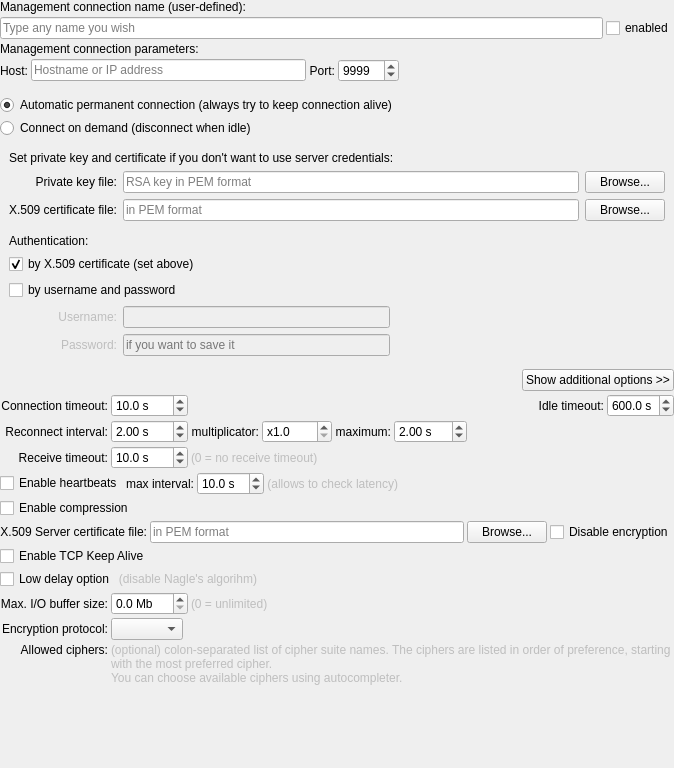
<?xml version="1.0" encoding="UTF-8"?>
<ui version="4.0">
 <class>WidgetMgrClient</class>
 <widget class="QWidget" name="WidgetMgrClient">
  <property name="geometry">
   <rect>
    <x>0</x>
    <y>0</y>
    <width>674</width>
    <height>768</height>
   </rect>
  </property>
  <property name="windowTitle">
   <string>Form</string>
  </property>
  <layout class="QVBoxLayout" name="vLayout" stretch="0,0,0,0,0,0,0,0,0,0,0,0,10,0">
   <property name="spacing">
    <number>3</number>
   </property>
   <property name="leftMargin">
    <number>0</number>
   </property>
   <property name="topMargin">
    <number>0</number>
   </property>
   <property name="rightMargin">
    <number>0</number>
   </property>
   <property name="bottomMargin">
    <number>0</number>
   </property>
   <item>
    <widget class="QLabel" name="lblName">
     <property name="text">
      <string>Management connection name (user-defined):</string>
     </property>
    </widget>
   </item>
   <item>
    <layout class="QHBoxLayout" name="horizontalLayout_7">
     <property name="leftMargin">
      <number>0</number>
     </property>
     <property name="topMargin">
      <number>0</number>
     </property>
     <property name="rightMargin">
      <number>0</number>
     </property>
     <property name="bottomMargin">
      <number>0</number>
     </property>
     <item>
      <widget class="QLineEdit" name="edtName">
       <property name="text">
        <string/>
       </property>
       <property name="placeholderText">
        <string>Type any name you wish</string>
       </property>
      </widget>
     </item>
     <item>
      <widget class="QCheckBox" name="chkEnabled">
       <property name="text">
        <string>enabled</string>
       </property>
      </widget>
     </item>
    </layout>
   </item>
   <item>
    <widget class="QLabel" name="label_4">
     <property name="text">
      <string>Management connection parameters:</string>
     </property>
     <property name="scaledContents">
      <bool>true</bool>
     </property>
    </widget>
   </item>
   <item>
    <layout class="QHBoxLayout" name="horizontalLayout">
     <item>
      <widget class="QLabel" name="label">
       <property name="sizePolicy">
        <sizepolicy hsizetype="Minimum" vsizetype="Preferred">
         <horstretch>0</horstretch>
         <verstretch>0</verstretch>
        </sizepolicy>
       </property>
       <property name="text">
        <string>Host:</string>
       </property>
       <property name="alignment">
        <set>Qt::AlignRight|Qt::AlignTrailing|Qt::AlignVCenter</set>
       </property>
      </widget>
     </item>
     <item>
      <widget class="QLineEdit" name="edtHost">
       <property name="sizePolicy">
        <sizepolicy hsizetype="Expanding" vsizetype="Fixed">
         <horstretch>0</horstretch>
         <verstretch>0</verstretch>
        </sizepolicy>
       </property>
       <property name="minimumSize">
        <size>
         <width>150</width>
         <height>0</height>
        </size>
       </property>
       <property name="maximumSize">
        <size>
         <width>16777215</width>
         <height>16777215</height>
        </size>
       </property>
       <property name="text">
        <string/>
       </property>
       <property name="maxLength">
        <number>255</number>
       </property>
       <property name="placeholderText">
        <string>Hostname or IP address</string>
       </property>
      </widget>
     </item>
     <item>
      <widget class="QLabel" name="label_2">
       <property name="sizePolicy">
        <sizepolicy hsizetype="Minimum" vsizetype="Preferred">
         <horstretch>0</horstretch>
         <verstretch>0</verstretch>
        </sizepolicy>
       </property>
       <property name="text">
        <string>Port:</string>
       </property>
       <property name="alignment">
        <set>Qt::AlignRight|Qt::AlignTrailing|Qt::AlignVCenter</set>
       </property>
      </widget>
     </item>
     <item>
      <widget class="QSpinBox" name="edtPort">
       <property name="sizePolicy">
        <sizepolicy hsizetype="Maximum" vsizetype="Fixed">
         <horstretch>0</horstretch>
         <verstretch>0</verstretch>
        </sizepolicy>
       </property>
       <property name="minimumSize">
        <size>
         <width>60</width>
         <height>0</height>
        </size>
       </property>
       <property name="maximumSize">
        <size>
         <width>16777215</width>
         <height>16777215</height>
        </size>
       </property>
       <property name="minimum">
        <number>2</number>
       </property>
       <property name="maximum">
        <number>65535</number>
       </property>
       <property name="value">
        <number>9999</number>
       </property>
      </widget>
     </item>
     <item>
      <spacer name="horizontalSpacer_3">
       <property name="orientation">
        <enum>Qt::Horizontal</enum>
       </property>
       <property name="sizeHint" stdset="0">
        <size>
         <width>40</width>
         <height>20</height>
        </size>
       </property>
      </spacer>
     </item>
    </layout>
   </item>
   <item>
    <spacer name="vSpacer1">
     <property name="orientation">
      <enum>Qt::Vertical</enum>
     </property>
     <property name="sizeType">
      <enum>QSizePolicy::Fixed</enum>
     </property>
     <property name="sizeHint" stdset="0">
      <size>
       <width>20</width>
       <height>10</height>
      </size>
     </property>
    </spacer>
   </item>
   <item>
    <widget class="QRadioButton" name="chkConnAuto">
     <property name="text">
      <string>Automatic permanent connection (always try to keep connection alive)</string>
     </property>
     <property name="checked">
      <bool>true</bool>
     </property>
    </widget>
   </item>
   <item>
    <widget class="QRadioButton" name="chkConnDemand">
     <property name="text">
      <string>Connect on demand (disconnect when idle)</string>
     </property>
     <property name="autoExclusive">
      <bool>false</bool>
     </property>
    </widget>
   </item>
   <item>
    <spacer name="vSpacer2">
     <property name="orientation">
      <enum>Qt::Vertical</enum>
     </property>
     <property name="sizeType">
      <enum>QSizePolicy::Fixed</enum>
     </property>
     <property name="sizeHint" stdset="0">
      <size>
       <width>20</width>
       <height>10</height>
      </size>
     </property>
    </spacer>
   </item>
   <item>
    <layout class="QHBoxLayout" name="horizontalLayout_2">
     <property name="leftMargin">
      <number>0</number>
     </property>
     <property name="topMargin">
      <number>0</number>
     </property>
     <property name="rightMargin">
      <number>0</number>
     </property>
     <property name="bottomMargin">
      <number>0</number>
     </property>
     <item>
      <widget class="QWidget" name="grpAuthCert" native="true">
       <layout class="QGridLayout" name="gridLayout">
        <property name="topMargin">
         <number>0</number>
        </property>
        <property name="bottomMargin">
         <number>0</number>
        </property>
        <item row="2" column="2">
         <widget class="QPushButton" name="btnBrowseCertFile">
          <property name="text">
           <string>Browse...</string>
          </property>
         </widget>
        </item>
        <item row="2" column="1">
         <widget class="QLineEdit" name="edtCertFile">
          <property name="maxLength">
           <number>1024</number>
          </property>
          <property name="placeholderText">
           <string>in PEM format</string>
          </property>
         </widget>
        </item>
        <item row="2" column="0">
         <widget class="QLabel" name="label_7">
          <property name="text">
           <string>X.509 certificate file:</string>
          </property>
          <property name="alignment">
           <set>Qt::AlignRight|Qt::AlignTrailing|Qt::AlignVCenter</set>
          </property>
         </widget>
        </item>
        <item row="1" column="0">
         <widget class="QLabel" name="label_8">
          <property name="text">
           <string>Private key file:</string>
          </property>
          <property name="alignment">
           <set>Qt::AlignRight|Qt::AlignTrailing|Qt::AlignVCenter</set>
          </property>
         </widget>
        </item>
        <item row="1" column="1">
         <widget class="QLineEdit" name="edtPrivateKeyFile">
          <property name="maxLength">
           <number>1024</number>
          </property>
          <property name="placeholderText">
           <string>RSA key in PEM format</string>
          </property>
         </widget>
        </item>
        <item row="1" column="2">
         <widget class="QPushButton" name="btnBrowsePrivateKeyFile">
          <property name="text">
           <string>Browse...</string>
          </property>
         </widget>
        </item>
        <item row="0" column="0" colspan="3">
         <widget class="QLabel" name="lblSSLcert">
          <property name="text">
           <string>Set private key and certificate if you don't want to use server credentials:</string>
          </property>
         </widget>
        </item>
       </layout>
       <zorder>label_7</zorder>
       <zorder>edtCertFile</zorder>
       <zorder>btnBrowseCertFile</zorder>
       <zorder>label_8</zorder>
       <zorder>edtPrivateKeyFile</zorder>
       <zorder>btnBrowsePrivateKeyFile</zorder>
       <zorder>lblSSLcert</zorder>
      </widget>
     </item>
    </layout>
   </item>
   <item>
    <widget class="QWidget" name="widget" native="true">
     <layout class="QVBoxLayout" name="verticalLayout_3">
      <property name="leftMargin">
       <number>9</number>
      </property>
      <property name="topMargin">
       <number>0</number>
      </property>
      <property name="rightMargin">
       <number>9</number>
      </property>
      <property name="bottomMargin">
       <number>0</number>
      </property>
      <item>
       <spacer name="verticalSpacer_7">
        <property name="orientation">
         <enum>Qt::Vertical</enum>
        </property>
        <property name="sizeType">
         <enum>QSizePolicy::Fixed</enum>
        </property>
        <property name="sizeHint" stdset="0">
         <size>
          <width>20</width>
          <height>10</height>
         </size>
        </property>
       </spacer>
      </item>
      <item>
       <widget class="QLabel" name="label_6">
        <property name="text">
         <string>Authentication:</string>
        </property>
       </widget>
      </item>
      <item>
       <widget class="QCheckBox" name="chkAuthCert">
        <property name="text">
         <string>by X.509 certificate (set above)</string>
        </property>
        <property name="checked">
         <bool>true</bool>
        </property>
       </widget>
      </item>
      <item>
       <widget class="QCheckBox" name="chkAuthPwd">
        <property name="text">
         <string>by username and password</string>
        </property>
       </widget>
      </item>
      <item>
       <layout class="QHBoxLayout" name="horizontalLayout_3">
        <property name="leftMargin">
         <number>0</number>
        </property>
        <property name="topMargin">
         <number>0</number>
        </property>
        <property name="rightMargin">
         <number>0</number>
        </property>
        <property name="bottomMargin">
         <number>0</number>
        </property>
        <item>
         <spacer name="horizontalSpacer_6">
          <property name="orientation">
           <enum>Qt::Horizontal</enum>
          </property>
          <property name="sizeType">
           <enum>QSizePolicy::Fixed</enum>
          </property>
          <property name="sizeHint" stdset="0">
           <size>
            <width>40</width>
            <height>20</height>
           </size>
          </property>
         </spacer>
        </item>
        <item>
         <widget class="QWidget" name="grpAuthPwd" native="true">
          <property name="enabled">
           <bool>false</bool>
          </property>
          <layout class="QGridLayout" name="gridLayout_2">
           <property name="topMargin">
            <number>0</number>
           </property>
           <property name="bottomMargin">
            <number>0</number>
           </property>
           <item row="0" column="1">
            <widget class="QLineEdit" name="edtUsername">
             <property name="minimumSize">
              <size>
               <width>150</width>
               <height>0</height>
              </size>
             </property>
             <property name="maxLength">
              <number>255</number>
             </property>
             <property name="placeholderText">
              <string/>
             </property>
            </widget>
           </item>
           <item row="1" column="0">
            <widget class="QLabel" name="label_10">
             <property name="text">
              <string>Password:</string>
             </property>
             <property name="alignment">
              <set>Qt::AlignRight|Qt::AlignTrailing|Qt::AlignVCenter</set>
             </property>
            </widget>
           </item>
           <item row="1" column="1">
            <widget class="QLineEdit" name="edtPassword">
             <property name="maxLength">
              <number>255</number>
             </property>
             <property name="echoMode">
              <enum>QLineEdit::Password</enum>
             </property>
             <property name="placeholderText">
              <string>if you want to save it</string>
             </property>
            </widget>
           </item>
           <item row="0" column="0">
            <widget class="QLabel" name="label_9">
             <property name="text">
              <string>Username:</string>
             </property>
             <property name="alignment">
              <set>Qt::AlignRight|Qt::AlignTrailing|Qt::AlignVCenter</set>
             </property>
            </widget>
           </item>
           <item row="0" column="2" rowspan="2">
            <spacer name="horizontalSpacer_2">
             <property name="orientation">
              <enum>Qt::Horizontal</enum>
             </property>
             <property name="sizeHint" stdset="0">
              <size>
               <width>40</width>
               <height>20</height>
              </size>
             </property>
            </spacer>
           </item>
          </layout>
          <zorder>edtPassword</zorder>
          <zorder>label_10</zorder>
          <zorder>label_9</zorder>
          <zorder>edtUsername</zorder>
         </widget>
        </item>
       </layout>
      </item>
     </layout>
    </widget>
   </item>
   <item>
    <spacer name="verticalSpacer_4">
     <property name="orientation">
      <enum>Qt::Vertical</enum>
     </property>
     <property name="sizeType">
      <enum>QSizePolicy::Fixed</enum>
     </property>
     <property name="sizeHint" stdset="0">
      <size>
       <width>20</width>
       <height>10</height>
      </size>
     </property>
    </spacer>
   </item>
   <item>
    <layout class="QHBoxLayout" name="hLayoutToggleExtra">
     <property name="leftMargin">
      <number>0</number>
     </property>
     <property name="topMargin">
      <number>0</number>
     </property>
     <property name="rightMargin">
      <number>0</number>
     </property>
     <property name="bottomMargin">
      <number>0</number>
     </property>
     <item>
      <spacer name="hSpacerExtraSettings">
       <property name="orientation">
        <enum>Qt::Horizontal</enum>
       </property>
       <property name="sizeHint" stdset="0">
        <size>
         <width>40</width>
         <height>10</height>
        </size>
       </property>
      </spacer>
     </item>
     <item>
      <widget class="QPushButton" name="btnToggleExtraSettings">
       <property name="text">
        <string>Show additional options &gt;&gt;</string>
       </property>
       <property name="checkable">
        <bool>true</bool>
       </property>
      </widget>
     </item>
    </layout>
   </item>
   <item>
    <widget class="QScrollArea" name="scrollAreaExtraSettings">
     <property name="frameShape">
      <enum>QFrame::NoFrame</enum>
     </property>
     <property name="frameShadow">
      <enum>QFrame::Plain</enum>
     </property>
     <property name="lineWidth">
      <number>0</number>
     </property>
     <property name="widgetResizable">
      <bool>true</bool>
     </property>
     <widget class="QWidget" name="scrollAreaWidgetContents">
      <property name="geometry">
       <rect>
        <x>0</x>
        <y>0</y>
        <width>658</width>
        <height>363</height>
       </rect>
      </property>
      <layout class="QVBoxLayout" name="verticalLayout_6">
       <property name="spacing">
        <number>6</number>
       </property>
       <property name="leftMargin">
        <number>0</number>
       </property>
       <property name="topMargin">
        <number>0</number>
       </property>
       <property name="rightMargin">
        <number>0</number>
       </property>
       <property name="bottomMargin">
        <number>0</number>
       </property>
       <item>
        <layout class="QGridLayout" name="gridLayoutExtra">
         <property name="leftMargin">
          <number>0</number>
         </property>
         <property name="topMargin">
          <number>0</number>
         </property>
         <property name="rightMargin">
          <number>0</number>
         </property>
         <property name="bottomMargin">
          <number>0</number>
         </property>
         <property name="spacing">
          <number>3</number>
         </property>
         <item row="0" column="1">
          <widget class="QDoubleSpinBox" name="edtConnTimeout">
           <property name="suffix">
            <string> s</string>
           </property>
           <property name="decimals">
            <number>1</number>
           </property>
           <property name="minimum">
            <double>0.100000000000000</double>
           </property>
           <property name="maximum">
            <double>999.000000000000000</double>
           </property>
           <property name="value">
            <double>10.000000000000000</double>
           </property>
          </widget>
         </item>
         <item row="5" column="1">
          <widget class="QDoubleSpinBox" name="edtIOBufferSize">
           <property name="suffix">
            <string> Mb</string>
           </property>
           <property name="decimals">
            <number>1</number>
           </property>
           <property name="minimum">
            <double>0.000000000000000</double>
           </property>
           <property name="maximum">
            <double>999.000000000000000</double>
           </property>
           <property name="singleStep">
            <double>1.000000000000000</double>
           </property>
           <property name="value">
            <double>0.000000000000000</double>
           </property>
          </widget>
         </item>
         <item row="4" column="0" colspan="3">
          <layout class="QVBoxLayout" name="verticalLayout_2">
           <property name="spacing">
            <number>3</number>
           </property>
           <property name="leftMargin">
            <number>0</number>
           </property>
           <property name="topMargin">
            <number>0</number>
           </property>
           <property name="rightMargin">
            <number>0</number>
           </property>
           <property name="bottomMargin">
            <number>0</number>
           </property>
           <item>
            <layout class="QHBoxLayout" name="horizontalLayout_5">
             <property name="leftMargin">
              <number>0</number>
             </property>
             <property name="topMargin">
              <number>0</number>
             </property>
             <property name="rightMargin">
              <number>0</number>
             </property>
             <property name="bottomMargin">
              <number>0</number>
             </property>
             <item>
              <widget class="QCheckBox" name="chkHeartbeat">
               <property name="text">
                <string>Enable heartbeats</string>
               </property>
              </widget>
             </item>
             <item>
              <widget class="QLabel" name="lblPingInterval">
               <property name="text">
                <string>max interval:</string>
               </property>
               <property name="alignment">
                <set>Qt::AlignRight|Qt::AlignTrailing|Qt::AlignVCenter</set>
               </property>
              </widget>
             </item>
             <item>
              <widget class="QDoubleSpinBox" name="edtPingInterval">
               <property name="suffix">
                <string> s</string>
               </property>
               <property name="decimals">
                <number>1</number>
               </property>
               <property name="minimum">
                <double>0.100000000000000</double>
               </property>
               <property name="maximum">
                <double>999.000000000000000</double>
               </property>
               <property name="singleStep">
                <double>1.000000000000000</double>
               </property>
               <property name="value">
                <double>10.000000000000000</double>
               </property>
              </widget>
             </item>
             <item>
              <widget class="QLabel" name="lblAlsoCheckLatency">
               <property name="enabled">
                <bool>false</bool>
               </property>
               <property name="text">
                <string>(allows to check latency)</string>
               </property>
               <property name="alignment">
                <set>Qt::AlignRight|Qt::AlignTrailing|Qt::AlignVCenter</set>
               </property>
              </widget>
             </item>
             <item>
              <spacer name="horizontalSpacer_4">
               <property name="orientation">
                <enum>Qt::Horizontal</enum>
               </property>
               <property name="sizeHint" stdset="0">
                <size>
                 <width>40</width>
                 <height>20</height>
                </size>
               </property>
              </spacer>
             </item>
            </layout>
           </item>
           <item>
            <layout class="QHBoxLayout" name="horizontalLayout_11">
             <property name="leftMargin">
              <number>0</number>
             </property>
             <property name="topMargin">
              <number>0</number>
             </property>
             <property name="rightMargin">
              <number>0</number>
             </property>
             <property name="bottomMargin">
              <number>0</number>
             </property>
             <item>
              <widget class="QCheckBox" name="chkCompression">
               <property name="text">
                <string>Enable compression</string>
               </property>
              </widget>
             </item>
             <item>
              <spacer name="horizontalSpacer_12">
               <property name="orientation">
                <enum>Qt::Horizontal</enum>
               </property>
               <property name="sizeHint" stdset="0">
                <size>
                 <width>40</width>
                 <height>20</height>
                </size>
               </property>
              </spacer>
             </item>
            </layout>
           </item>
           <item>
            <layout class="QHBoxLayout" name="horizontalLayout_10">
             <property name="leftMargin">
              <number>0</number>
             </property>
             <property name="topMargin">
              <number>0</number>
             </property>
             <property name="rightMargin">
              <number>0</number>
             </property>
             <property name="bottomMargin">
              <number>0</number>
             </property>
             <item>
              <widget class="QLabel" name="lblServerCertFile">
               <property name="text">
                <string>X.509 Server certificate file:</string>
               </property>
               <property name="alignment">
                <set>Qt::AlignRight|Qt::AlignTrailing|Qt::AlignVCenter</set>
               </property>
              </widget>
             </item>
             <item>
              <widget class="QLineEdit" name="edtServerCertFile">
               <property name="maxLength">
                <number>1024</number>
               </property>
               <property name="placeholderText">
                <string>in PEM format</string>
               </property>
              </widget>
             </item>
             <item>
              <widget class="QPushButton" name="btnBrowseServerCertFile">
               <property name="text">
                <string>Browse...</string>
               </property>
              </widget>
             </item>
             <item>
              <widget class="QCheckBox" name="chkNoEncryption">
               <property name="text">
                <string>Disable encryption</string>
               </property>
              </widget>
             </item>
            </layout>
           </item>
           <item>
            <layout class="QHBoxLayout" name="horizontalLayout_12">
             <property name="leftMargin">
              <number>0</number>
             </property>
             <property name="topMargin">
              <number>0</number>
             </property>
             <property name="rightMargin">
              <number>0</number>
             </property>
             <property name="bottomMargin">
              <number>0</number>
             </property>
             <item>
              <widget class="QCheckBox" name="chkTcpKeepAlive">
               <property name="text">
                <string>Enable TCP Keep Alive</string>
               </property>
              </widget>
             </item>
             <item>
              <spacer name="horizontalSpacer_14">
               <property name="orientation">
                <enum>Qt::Horizontal</enum>
               </property>
               <property name="sizeType">
                <enum>QSizePolicy::Fixed</enum>
               </property>
               <property name="sizeHint" stdset="0">
                <size>
                 <width>20</width>
                 <height>20</height>
                </size>
               </property>
              </spacer>
             </item>
             <item>
              <spacer name="horizontalSpacer_13">
               <property name="orientation">
                <enum>Qt::Horizontal</enum>
               </property>
               <property name="sizeHint" stdset="0">
                <size>
                 <width>40</width>
                 <height>20</height>
                </size>
               </property>
              </spacer>
             </item>
            </layout>
           </item>
           <item>
            <layout class="QHBoxLayout" name="horizontalLayout_13">
             <property name="leftMargin">
              <number>0</number>
             </property>
             <property name="topMargin">
              <number>0</number>
             </property>
             <property name="rightMargin">
              <number>0</number>
             </property>
             <property name="bottomMargin">
              <number>0</number>
             </property>
             <item>
              <widget class="QCheckBox" name="chkTcpLowDelay">
               <property name="text">
                <string>Low delay option</string>
               </property>
              </widget>
             </item>
             <item>
              <widget class="QLabel" name="lblConnTimeout_8">
               <property name="enabled">
                <bool>false</bool>
               </property>
               <property name="text">
                <string>(disable Nagle's algorihm)</string>
               </property>
               <property name="alignment">
                <set>Qt::AlignRight|Qt::AlignTrailing|Qt::AlignVCenter</set>
               </property>
              </widget>
             </item>
             <item>
              <spacer name="horizontalSpacer_16">
               <property name="orientation">
                <enum>Qt::Horizontal</enum>
               </property>
               <property name="sizeHint" stdset="0">
                <size>
                 <width>40</width>
                 <height>20</height>
                </size>
               </property>
              </spacer>
             </item>
            </layout>
           </item>
          </layout>
         </item>
         <item row="5" column="2">
          <widget class="QLabel" name="lblConnTimeout_7">
           <property name="enabled">
            <bool>false</bool>
           </property>
           <property name="text">
            <string>(0 = unlimited)</string>
           </property>
           <property name="alignment">
            <set>Qt::AlignLeading|Qt::AlignLeft|Qt::AlignVCenter</set>
           </property>
          </widget>
         </item>
         <item row="3" column="2">
          <widget class="QLabel" name="lblConnTimeout_4">
           <property name="enabled">
            <bool>false</bool>
           </property>
           <property name="text">
            <string>(0 = no receive timeout)</string>
           </property>
           <property name="alignment">
            <set>Qt::AlignLeading|Qt::AlignLeft|Qt::AlignVCenter</set>
           </property>
          </widget>
         </item>
         <item row="2" column="2">
          <layout class="QHBoxLayout" name="horizontalLayout_9">
           <property name="leftMargin">
            <number>0</number>
           </property>
           <property name="topMargin">
            <number>0</number>
           </property>
           <property name="rightMargin">
            <number>0</number>
           </property>
           <property name="bottomMargin">
            <number>0</number>
           </property>
           <item>
            <widget class="QLabel" name="lblReconnInterval_2">
             <property name="text">
              <string>multiplicator:</string>
             </property>
             <property name="alignment">
              <set>Qt::AlignRight|Qt::AlignTrailing|Qt::AlignVCenter</set>
             </property>
            </widget>
           </item>
           <item>
            <widget class="QDoubleSpinBox" name="edtReconnIntervalMultiplier">
             <property name="prefix">
              <string>x</string>
             </property>
             <property name="suffix">
              <string/>
             </property>
             <property name="decimals">
              <number>1</number>
             </property>
             <property name="minimum">
              <double>1.000000000000000</double>
             </property>
             <property name="maximum">
              <double>1000.000000000000000</double>
             </property>
             <property name="value">
              <double>1.000000000000000</double>
             </property>
            </widget>
           </item>
           <item>
            <widget class="QLabel" name="lblReconnInterval_3">
             <property name="text">
              <string>maximum:</string>
             </property>
             <property name="alignment">
              <set>Qt::AlignRight|Qt::AlignTrailing|Qt::AlignVCenter</set>
             </property>
            </widget>
           </item>
           <item>
            <widget class="QDoubleSpinBox" name="edtReconnIntervalMax">
             <property name="suffix">
              <string> s</string>
             </property>
             <property name="maximum">
              <double>999.990000000000009</double>
             </property>
             <property name="value">
              <double>2.000000000000000</double>
             </property>
            </widget>
           </item>
           <item>
            <spacer name="horizontalSpacer_9">
             <property name="orientation">
              <enum>Qt::Horizontal</enum>
             </property>
             <property name="sizeHint" stdset="0">
              <size>
               <width>40</width>
               <height>20</height>
              </size>
             </property>
            </spacer>
           </item>
          </layout>
         </item>
         <item row="7" column="1" colspan="2">
          <widget class="QWidget" name="widgetCiphers" native="true">
           <layout class="QVBoxLayout" name="vLayoutCiphers">
            <property name="spacing">
             <number>0</number>
            </property>
            <property name="leftMargin">
             <number>0</number>
            </property>
            <property name="topMargin">
             <number>0</number>
            </property>
            <property name="rightMargin">
             <number>0</number>
            </property>
            <property name="bottomMargin">
             <number>0</number>
            </property>
            <item>
             <widget class="QLabel" name="lblConnTimeout_9">
              <property name="enabled">
               <bool>false</bool>
              </property>
              <property name="text">
               <string>(optional) colon-separated list of cipher suite names. The ciphers are listed in order of preference, starting with the most preferred cipher.
You can choose available ciphers using autocompleter.</string>
              </property>
              <property name="alignment">
               <set>Qt::AlignLeading|Qt::AlignLeft|Qt::AlignVCenter</set>
              </property>
              <property name="wordWrap">
               <bool>true</bool>
              </property>
             </widget>
            </item>
           </layout>
          </widget>
         </item>
         <item row="0" column="2">
          <layout class="QHBoxLayout" name="horizontalLayout_4">
           <property name="leftMargin">
            <number>0</number>
           </property>
           <property name="topMargin">
            <number>0</number>
           </property>
           <property name="rightMargin">
            <number>0</number>
           </property>
           <property name="bottomMargin">
            <number>0</number>
           </property>
           <item>
            <spacer name="horizontalSpacer">
             <property name="orientation">
              <enum>Qt::Horizontal</enum>
             </property>
             <property name="sizeHint" stdset="0">
              <size>
               <width>40</width>
               <height>20</height>
              </size>
             </property>
            </spacer>
           </item>
           <item>
            <widget class="QLabel" name="lblIdleTimeout">
             <property name="text">
              <string>Idle timeout:</string>
             </property>
             <property name="alignment">
              <set>Qt::AlignRight|Qt::AlignTrailing|Qt::AlignVCenter</set>
             </property>
            </widget>
           </item>
           <item>
            <widget class="QDoubleSpinBox" name="edtIdleTimeout">
             <property name="suffix">
              <string> s</string>
             </property>
             <property name="decimals">
              <number>1</number>
             </property>
             <property name="minimum">
              <double>1.000000000000000</double>
             </property>
             <property name="maximum">
              <double>999.000000000000000</double>
             </property>
             <property name="value">
              <double>600.000000000000000</double>
             </property>
            </widget>
           </item>
          </layout>
         </item>
         <item row="0" column="0">
          <widget class="QLabel" name="lblConnTimeout">
           <property name="text">
            <string>Connection timeout:</string>
           </property>
           <property name="alignment">
            <set>Qt::AlignRight|Qt::AlignTrailing|Qt::AlignVCenter</set>
           </property>
          </widget>
         </item>
         <item row="5" column="0">
          <widget class="QLabel" name="lblConnTimeout_6">
           <property name="text">
            <string>Max. I/O buffer size:</string>
           </property>
           <property name="alignment">
            <set>Qt::AlignRight|Qt::AlignTrailing|Qt::AlignVCenter</set>
           </property>
          </widget>
         </item>
         <item row="3" column="1">
          <widget class="QDoubleSpinBox" name="edtRcvTimeout">
           <property name="suffix">
            <string> s</string>
           </property>
           <property name="decimals">
            <number>1</number>
           </property>
           <property name="minimum">
            <double>0.000000000000000</double>
           </property>
           <property name="maximum">
            <double>999.000000000000000</double>
           </property>
           <property name="singleStep">
            <double>1.000000000000000</double>
           </property>
           <property name="value">
            <double>10.000000000000000</double>
           </property>
          </widget>
         </item>
         <item row="3" column="0">
          <widget class="QLabel" name="lblConnTimeout_3">
           <property name="text">
            <string>Receive timeout:</string>
           </property>
           <property name="alignment">
            <set>Qt::AlignRight|Qt::AlignTrailing|Qt::AlignVCenter</set>
           </property>
          </widget>
         </item>
         <item row="7" column="0">
          <widget class="QLabel" name="lblAllowedCiphers">
           <property name="text">
            <string>Allowed ciphers:</string>
           </property>
           <property name="alignment">
            <set>Qt::AlignRight|Qt::AlignTop|Qt::AlignTrailing</set>
           </property>
          </widget>
         </item>
         <item row="2" column="0">
          <widget class="QLabel" name="lblReconnInterval">
           <property name="text">
            <string>Reconnect interval:</string>
           </property>
           <property name="alignment">
            <set>Qt::AlignRight|Qt::AlignTrailing|Qt::AlignVCenter</set>
           </property>
          </widget>
         </item>
         <item row="2" column="1">
          <widget class="QDoubleSpinBox" name="edtReconnInterval">
           <property name="suffix">
            <string> s</string>
           </property>
           <property name="maximum">
            <double>999.990000000000009</double>
           </property>
           <property name="value">
            <double>2.000000000000000</double>
           </property>
          </widget>
         </item>
         <item row="6" column="0">
          <widget class="QLabel" name="lblSelectProtocol">
           <property name="text">
            <string>Encryption protocol:</string>
           </property>
           <property name="alignment">
            <set>Qt::AlignRight|Qt::AlignTrailing|Qt::AlignVCenter</set>
           </property>
          </widget>
         </item>
         <item row="6" column="1" colspan="2">
          <layout class="QHBoxLayout" name="horizontalLayout_6">
           <item>
            <widget class="QComboBox" name="selectProtocol"/>
           </item>
           <item>
            <spacer name="horizontalSpacer_7">
             <property name="orientation">
              <enum>Qt::Horizontal</enum>
             </property>
             <property name="sizeHint" stdset="0">
              <size>
               <width>40</width>
               <height>20</height>
              </size>
             </property>
            </spacer>
           </item>
          </layout>
         </item>
        </layout>
       </item>
       <item>
        <spacer name="verticalSpacer_5">
         <property name="orientation">
          <enum>Qt::Vertical</enum>
         </property>
         <property name="sizeHint" stdset="0">
          <size>
           <width>20</width>
           <height>1</height>
          </size>
         </property>
        </spacer>
       </item>
      </layout>
     </widget>
    </widget>
   </item>
   <item>
    <spacer name="verticalSpacer_6">
     <property name="orientation">
      <enum>Qt::Vertical</enum>
     </property>
     <property name="sizeType">
      <enum>QSizePolicy::Expanding</enum>
     </property>
     <property name="sizeHint" stdset="0">
      <size>
       <width>20</width>
       <height>1</height>
      </size>
     </property>
    </spacer>
   </item>
  </layout>
 </widget>
 <tabstops>
  <tabstop>edtHost</tabstop>
  <tabstop>edtPort</tabstop>
  <tabstop>chkConnAuto</tabstop>
  <tabstop>chkConnDemand</tabstop>
  <tabstop>chkAuthCert</tabstop>
  <tabstop>edtCertFile</tabstop>
  <tabstop>chkAuthPwd</tabstop>
  <tabstop>edtUsername</tabstop>
  <tabstop>edtPassword</tabstop>
  <tabstop>btnToggleExtraSettings</tabstop>
  <tabstop>edtServerCertFile</tabstop>
  <tabstop>btnBrowseServerCertFile</tabstop>
  <tabstop>edtIdleTimeout</tabstop>
  <tabstop>btnBrowseCertFile</tabstop>
  <tabstop>scrollAreaExtraSettings</tabstop>
 </tabstops>
 <resources/>
 <connections/>
</ui>
